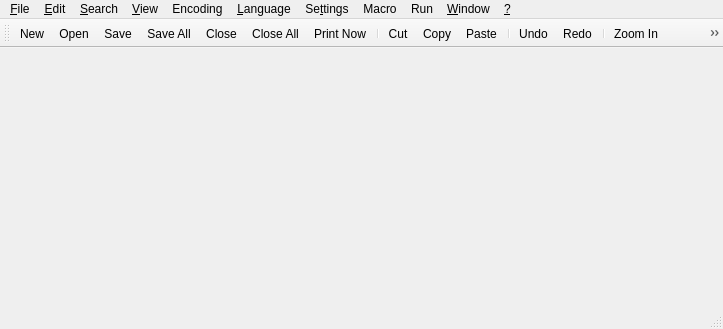
<?xml version="1.0" encoding="UTF-8"?>
<ui version="4.0">
 <class>MainWindow</class>
 <widget class="QMainWindow" name="MainWindow">
  <property name="geometry">
   <rect>
    <x>0</x>
    <y>0</y>
    <width>723</width>
    <height>329</height>
   </rect>
  </property>
  <property name="windowTitle">
   <string notr="true">Notepadqq</string>
  </property>
  <property name="windowIcon">
   <iconset resource="resources.qrc">
    <normaloff>:/icons/icons/notepadqq.svg</normaloff>:/icons/icons/notepadqq.svg</iconset>
  </property>
  <property name="documentMode">
   <bool>true</bool>
  </property>
  <widget class="QWidget" name="centralWidget">
   <layout class="QVBoxLayout" name="verticalLayout">
    <property name="leftMargin">
     <number>5</number>
    </property>
    <property name="topMargin">
     <number>0</number>
    </property>
    <property name="rightMargin">
     <number>5</number>
    </property>
    <property name="bottomMargin">
     <number>0</number>
    </property>
   </layout>
  </widget>
  <widget class="QMenuBar" name="menuBar">
   <property name="geometry">
    <rect>
     <x>0</x>
     <y>0</y>
     <width>723</width>
     <height>24</height>
    </rect>
   </property>
   <widget class="QMenu" name="menu_File">
    <property name="title">
     <string>&amp;File</string>
    </property>
    <addaction name="action_New"/>
    <addaction name="action_Open"/>
    <addaction name="actionReload_from_Disk"/>
    <addaction name="actionSave"/>
    <addaction name="actionSave_as"/>
    <addaction name="actionSave_a_Copy_As"/>
    <addaction name="actionSave_All"/>
    <addaction name="actionRename"/>
    <addaction name="actionClose"/>
    <addaction name="actionC_lose_All"/>
    <addaction name="actionClose_All_BUT_Current_Document"/>
    <addaction name="actionDelete_from_Disk"/>
    <addaction name="separator"/>
    <addaction name="actionLoad_Session"/>
    <addaction name="actionSave_Session"/>
    <addaction name="separator"/>
    <addaction name="actionPrint"/>
    <addaction name="actionPrint_Now"/>
    <addaction name="separator"/>
    <addaction name="separator"/>
    <addaction name="actionOpen_All_Recent_Files"/>
    <addaction name="actionEmpty_Recent_Files_List"/>
    <addaction name="separator"/>
    <addaction name="actionE_xit"/>
   </widget>
   <widget class="QMenu" name="menu_Edit">
    <property name="title">
     <string>&amp;Edit</string>
    </property>
    <widget class="QMenu" name="menuEOL_Conversion">
     <property name="title">
      <string>EOL Conversion</string>
     </property>
     <addaction name="actionWindows_Format"/>
     <addaction name="actionUNIX_Format"/>
     <addaction name="actionMac_Format"/>
    </widget>
    <widget class="QMenu" name="menuCopy_to_Clipboard">
     <property name="title">
      <string>Copy to Clipboard</string>
     </property>
     <addaction name="actionCurrent_Full_File_path_to_Clipboard"/>
     <addaction name="actionCurrent_Filename_to_Clipboard"/>
     <addaction name="actionCurrent_Directory_Path_to_Clipboard"/>
    </widget>
    <widget class="QMenu" name="menuIndent">
     <property name="title">
      <string>Indent</string>
     </property>
     <addaction name="actionIncrease_Line_Indent"/>
     <addaction name="actionDecrease_Line_Indent"/>
    </widget>
    <widget class="QMenu" name="menuConvert_Case_to">
     <property name="title">
      <string>Convert Case to</string>
     </property>
     <addaction name="actionUPPERCASE"/>
     <addaction name="actionLowercase"/>
    </widget>
    <addaction name="action_Undo"/>
    <addaction name="action_Redo"/>
    <addaction name="separator"/>
    <addaction name="actionCu_t"/>
    <addaction name="action_Copy"/>
    <addaction name="action_Paste"/>
    <addaction name="action_Delete"/>
    <addaction name="actionSelect_All"/>
    <addaction name="separator"/>
    <addaction name="menuCopy_to_Clipboard"/>
    <addaction name="menuIndent"/>
    <addaction name="menuConvert_Case_to"/>
    <addaction name="menuEOL_Conversion"/>
   </widget>
   <widget class="QMenu" name="menu_Search">
    <property name="title">
     <string>&amp;Search</string>
    </property>
   </widget>
   <widget class="QMenu" name="menu_View">
    <property name="title">
     <string>&amp;View</string>
    </property>
    <widget class="QMenu" name="menuShow_Symbol">
     <property name="title">
      <string>Show Symbol</string>
     </property>
     <addaction name="actionShow_White_Space_and_TAB"/>
     <addaction name="actionShow_End_of_Line"/>
     <addaction name="actionShow_All_Characters"/>
     <addaction name="separator"/>
     <addaction name="actionShow_Indent_Guide"/>
     <addaction name="actionShow_Wrap_Symbol"/>
    </widget>
    <widget class="QMenu" name="menuZoom">
     <property name="title">
      <string>Zoom</string>
     </property>
     <addaction name="actionZoom_In"/>
     <addaction name="actionZoom_Out"/>
     <addaction name="actionRestore_Default_Zoom"/>
    </widget>
    <widget class="QMenu" name="menuMove_Clone_Current_Document">
     <property name="title">
      <string>Move/Clone Current Document</string>
     </property>
     <addaction name="actionMove_to_Other_View"/>
     <addaction name="actionClone_to_Other_View"/>
     <addaction name="actionMove_to_New_Instance"/>
     <addaction name="actionOpen_in_New_Instance"/>
    </widget>
    <addaction name="separator"/>
    <addaction name="menuShow_Symbol"/>
    <addaction name="menuZoom"/>
    <addaction name="menuMove_Clone_Current_Document"/>
    <addaction name="actionWord_wrap"/>
    <addaction name="separator"/>
    <addaction name="actionText_Direction_RTL"/>
   </widget>
   <widget class="QMenu" name="menuEncoding">
    <property name="title">
     <string>Encoding</string>
    </property>
    <widget class="QMenu" name="menuCharacter_Set">
     <property name="title">
      <string>Convert to others</string>
     </property>
     <widget class="QMenu" name="menuArabic">
      <property name="title">
       <string>Arabic</string>
      </property>
      <addaction name="actionISO_8859_6"/>
      <addaction name="actionWindows_1259"/>
     </widget>
     <widget class="QMenu" name="menuBaltic">
      <property name="title">
       <string>Baltic</string>
      </property>
      <addaction name="actionISO_8859_4_Latin4"/>
      <addaction name="actionWindows_1260"/>
     </widget>
     <widget class="QMenu" name="menuCeltic">
      <property name="title">
       <string>Celtic</string>
      </property>
      <addaction name="actionISO_8859_14"/>
     </widget>
     <widget class="QMenu" name="menuCyrillic">
      <property name="title">
       <string>Cyrillic</string>
      </property>
      <addaction name="actionISO_8859_5"/>
      <addaction name="actionKOI8_R"/>
      <addaction name="actionKOI8_U"/>
      <addaction name="actionWindows_1252"/>
     </widget>
     <widget class="QMenu" name="menuCentral_European">
      <property name="title">
       <string>Central European</string>
      </property>
      <addaction name="actionISO_8859_16_Latin10"/>
      <addaction name="actionWindows_1261"/>
     </widget>
     <widget class="QMenu" name="menuChinese">
      <property name="title">
       <string>Chinese</string>
      </property>
      <addaction name="actionBig5"/>
      <addaction name="actionGB2312"/>
     </widget>
     <widget class="QMenu" name="menuEastern_European">
      <property name="title">
       <string>Eastern European</string>
      </property>
      <addaction name="actionISO_8859_2_Latin2"/>
      <addaction name="actionISO_8859_16_Latin10"/>
     </widget>
     <widget class="QMenu" name="menuGreek">
      <property name="title">
       <string>Greek</string>
      </property>
      <addaction name="actionISO_8859_7"/>
      <addaction name="actionWindows_1262"/>
     </widget>
     <widget class="QMenu" name="menuHebrew">
      <property name="title">
       <string>Hebrew</string>
      </property>
      <addaction name="actionISO_8859_8"/>
      <addaction name="actionWindows_1263"/>
     </widget>
     <widget class="QMenu" name="menuJapanese">
      <property name="title">
       <string>Japanese</string>
      </property>
      <addaction name="actionShift_JIS"/>
     </widget>
     <widget class="QMenu" name="menuKorean">
      <property name="title">
       <string>Korean</string>
      </property>
      <addaction name="actionEUC_KR"/>
     </widget>
     <widget class="QMenu" name="menuNorth_European">
      <property name="title">
       <string>North European</string>
      </property>
      <addaction name="actionISO_8859_10_Latin6"/>
     </widget>
     <widget class="QMenu" name="menuThai">
      <property name="title">
       <string>Thai</string>
      </property>
      <addaction name="actionTIS_621"/>
     </widget>
     <widget class="QMenu" name="menuTurkish">
      <property name="title">
       <string>Turkish</string>
      </property>
      <addaction name="actionISO_8859_3_Latin3"/>
      <addaction name="actionISO_8859_9_Latin5"/>
      <addaction name="actionWindows_1264"/>
     </widget>
     <widget class="QMenu" name="menuWestern_European">
      <property name="title">
       <string>Western European</string>
      </property>
      <addaction name="actionISO_8859_1_Latin1_2"/>
      <addaction name="actionISO_8859_9_Latin5_2"/>
      <addaction name="actionISO_8859_16_Latin10"/>
      <addaction name="actionWindows_1265"/>
     </widget>
     <widget class="QMenu" name="menuVietnamese">
      <property name="title">
       <string>Vietnamese</string>
      </property>
      <addaction name="actionWindows_1266"/>
     </widget>
     <addaction name="menuArabic"/>
     <addaction name="menuBaltic"/>
     <addaction name="menuCeltic"/>
     <addaction name="menuCyrillic"/>
     <addaction name="menuCentral_European"/>
     <addaction name="menuChinese"/>
     <addaction name="menuEastern_European"/>
     <addaction name="menuGreek"/>
     <addaction name="menuHebrew"/>
     <addaction name="menuJapanese"/>
     <addaction name="menuKorean"/>
     <addaction name="menuNorth_European"/>
     <addaction name="menuThai"/>
     <addaction name="menuTurkish"/>
     <addaction name="menuWestern_European"/>
     <addaction name="menuVietnamese"/>
    </widget>
    <addaction name="actionEncode_in_UTF_8"/>
    <addaction name="actionEncode_in_UTF_8_without_BOM"/>
    <addaction name="actionEncode_in_Windows_1252"/>
    <addaction name="actionEncode_in_UTF_16BE_UCS_2_Big_Endian"/>
    <addaction name="separator"/>
    <addaction name="actionUTF_8"/>
    <addaction name="actionUTF_8_with_BOM"/>
    <addaction name="actionWindows_1252_ANSI"/>
    <addaction name="actionUTF_16BE"/>
    <addaction name="actionUTF_16LE"/>
    <addaction name="menuCharacter_Set"/>
   </widget>
   <widget class="QMenu" name="menu_Language">
    <property name="title">
     <string>&amp;Language</string>
    </property>
   </widget>
   <widget class="QMenu" name="menuSe_ttings">
    <property name="title">
     <string>Se&amp;ttings</string>
    </property>
   </widget>
   <widget class="QMenu" name="menu_Window">
    <property name="title">
     <string>&amp;Window</string>
    </property>
   </widget>
   <widget class="QMenu" name="menu">
    <property name="title">
     <string>&amp;?</string>
    </property>
    <addaction name="actionAbout_Qt"/>
    <addaction name="actionAbout_Notepadqq"/>
   </widget>
   <widget class="QMenu" name="menuMacro">
    <property name="title">
     <string>Macro</string>
    </property>
    <addaction name="action_Start_Recording"/>
    <addaction name="action_Stop_Recording"/>
    <addaction name="action_Playback"/>
    <addaction name="actionSave_Currently_Recorded_Macro"/>
    <addaction name="actionRun_a_Macro_Multiple_Times"/>
    <addaction name="separator"/>
    <addaction name="actionTrim_Trailing_and_save"/>
    <addaction name="separator"/>
    <addaction name="actionModify_Shortcut_Delete_Macro"/>
   </widget>
   <widget class="QMenu" name="menuRun">
    <property name="title">
     <string>Run</string>
    </property>
    <addaction name="action_Run"/>
    <addaction name="separator"/>
    <addaction name="actionLaunch_in_Firefox"/>
    <addaction name="actionLaunch_in_Chromium"/>
    <addaction name="actionGet_php_help"/>
    <addaction name="actionGoogle_Search"/>
    <addaction name="actionWikipedia_Search"/>
    <addaction name="actionOpen_file"/>
    <addaction name="actionOpen_in_another_instance"/>
    <addaction name="actionOpen_containing_folder"/>
    <addaction name="actionOpen_current_dir_terminal"/>
    <addaction name="separator"/>
    <addaction name="actionModify_Shortcut_Delete_Command"/>
   </widget>
   <addaction name="menu_File"/>
   <addaction name="menu_Edit"/>
   <addaction name="menu_Search"/>
   <addaction name="menu_View"/>
   <addaction name="menuEncoding"/>
   <addaction name="menu_Language"/>
   <addaction name="menuSe_ttings"/>
   <addaction name="menuMacro"/>
   <addaction name="menuRun"/>
   <addaction name="menu_Window"/>
   <addaction name="menu"/>
  </widget>
  <widget class="QToolBar" name="mainToolBar">
   <property name="iconSize">
    <size>
     <width>16</width>
     <height>16</height>
    </size>
   </property>
   <attribute name="toolBarArea">
    <enum>TopToolBarArea</enum>
   </attribute>
   <attribute name="toolBarBreak">
    <bool>false</bool>
   </attribute>
   <addaction name="action_New"/>
   <addaction name="action_Open"/>
   <addaction name="actionSave"/>
   <addaction name="actionSave_All"/>
   <addaction name="actionClose"/>
   <addaction name="actionC_lose_All"/>
   <addaction name="actionPrint_Now"/>
   <addaction name="separator"/>
   <addaction name="actionCu_t"/>
   <addaction name="action_Copy"/>
   <addaction name="action_Paste"/>
   <addaction name="separator"/>
   <addaction name="action_Undo"/>
   <addaction name="action_Redo"/>
   <addaction name="separator"/>
   <addaction name="actionZoom_In"/>
   <addaction name="actionZoom_Out"/>
   <addaction name="separator"/>
   <addaction name="actionWord_wrap"/>
   <addaction name="actionShow_All_Characters"/>
   <addaction name="separator"/>
   <addaction name="action_Start_Recording"/>
   <addaction name="action_Stop_Recording"/>
   <addaction name="action_Playback"/>
   <addaction name="actionRun_a_Macro_Multiple_Times"/>
   <addaction name="actionSave_Currently_Recorded_Macro"/>
   <addaction name="separator"/>
  </widget>
  <widget class="QStatusBar" name="statusBar"/>
  <action name="action_Open">
   <property name="icon">
    <iconset resource="resources.qrc">
     <normaloff>:/icons/icons/fileopen.png</normaloff>:/icons/icons/fileopen.png</iconset>
   </property>
   <property name="text">
    <string>&amp;Open...</string>
   </property>
   <property name="shortcut">
    <string>Ctrl+O</string>
   </property>
  </action>
  <action name="action_New">
   <property name="icon">
    <iconset resource="resources.qrc">
     <normaloff>:/icons/icons/filenew.png</normaloff>:/icons/icons/filenew.png</iconset>
   </property>
   <property name="text">
    <string>&amp;New</string>
   </property>
   <property name="shortcut">
    <string>Ctrl+N</string>
   </property>
  </action>
  <action name="actionReload_from_Disk">
   <property name="text">
    <string>Reload from Disk</string>
   </property>
  </action>
  <action name="actionSave">
   <property name="icon">
    <iconset resource="resources.qrc">
     <normaloff>:/icons/icons/filesave.png</normaloff>:/icons/icons/filesave.png</iconset>
   </property>
   <property name="text">
    <string>&amp;Save</string>
   </property>
   <property name="shortcut">
    <string>Ctrl+S</string>
   </property>
  </action>
  <action name="actionSave_as">
   <property name="text">
    <string>Save &amp;As...</string>
   </property>
   <property name="toolTip">
    <string>Save As...</string>
   </property>
   <property name="shortcut">
    <string>Ctrl+Alt+S</string>
   </property>
  </action>
  <action name="actionSave_a_Copy_As">
   <property name="text">
    <string>Save a Copy As...</string>
   </property>
  </action>
  <action name="actionSave_All">
   <property name="icon">
    <iconset resource="resources.qrc">
     <normaloff>:/icons/icons/save_all.png</normaloff>:/icons/icons/save_all.png</iconset>
   </property>
   <property name="text">
    <string>Sav&amp;e All</string>
   </property>
   <property name="shortcut">
    <string>Ctrl+Shift+S</string>
   </property>
  </action>
  <action name="actionRename">
   <property name="text">
    <string>Rename...</string>
   </property>
  </action>
  <action name="actionClose">
   <property name="icon">
    <iconset resource="resources.qrc">
     <normaloff>:/icons/icons/fileclose.png</normaloff>:/icons/icons/fileclose.png</iconset>
   </property>
   <property name="text">
    <string>Close</string>
   </property>
   <property name="shortcut">
    <string>Ctrl+W</string>
   </property>
  </action>
  <action name="actionC_lose_All">
   <property name="icon">
    <iconset resource="resources.qrc">
     <normaloff>:/icons/icons/close_all.png</normaloff>:/icons/icons/close_all.png</iconset>
   </property>
   <property name="text">
    <string>C&amp;lose All</string>
   </property>
  </action>
  <action name="actionClose_All_BUT_Current_Document">
   <property name="text">
    <string>Close All BUT Current Document</string>
   </property>
  </action>
  <action name="actionDelete_from_Disk">
   <property name="text">
    <string>Delete from Disk</string>
   </property>
  </action>
  <action name="actionLoad_Session">
   <property name="text">
    <string>Load Session...</string>
   </property>
  </action>
  <action name="actionSave_Session">
   <property name="text">
    <string>Save Session...</string>
   </property>
  </action>
  <action name="actionPrint">
   <property name="text">
    <string>Print...</string>
   </property>
   <property name="shortcut">
    <string>Ctrl+P</string>
   </property>
  </action>
  <action name="actionPrint_Now">
   <property name="icon">
    <iconset resource="resources.qrc">
     <normaloff>:/icons/icons/printer.png</normaloff>:/icons/icons/printer.png</iconset>
   </property>
   <property name="text">
    <string>Print Now</string>
   </property>
  </action>
  <action name="actionOpen_All_Recent_Files">
   <property name="text">
    <string>Open All Recent Files</string>
   </property>
  </action>
  <action name="actionEmpty_Recent_Files_List">
   <property name="text">
    <string>Empty Recent Files List</string>
   </property>
  </action>
  <action name="actionE_xit">
   <property name="text">
    <string>E&amp;xit</string>
   </property>
   <property name="shortcut">
    <string>Ctrl+Q</string>
   </property>
  </action>
  <action name="action_Undo">
   <property name="icon">
    <iconset resource="resources.qrc">
     <normaloff>:/icons/icons/undo.png</normaloff>:/icons/icons/undo.png</iconset>
   </property>
   <property name="text">
    <string>&amp;Undo</string>
   </property>
   <property name="shortcut">
    <string>Ctrl+Z</string>
   </property>
  </action>
  <action name="action_Redo">
   <property name="icon">
    <iconset resource="resources.qrc">
     <normaloff>:/icons/icons/redo.png</normaloff>:/icons/icons/redo.png</iconset>
   </property>
   <property name="text">
    <string>&amp;Redo</string>
   </property>
   <property name="shortcut">
    <string>Ctrl+Shift+Z</string>
   </property>
  </action>
  <action name="actionCu_t">
   <property name="icon">
    <iconset resource="resources.qrc">
     <normaloff>:/icons/icons/editcut.png</normaloff>:/icons/icons/editcut.png</iconset>
   </property>
   <property name="text">
    <string>Cu&amp;t</string>
   </property>
   <property name="shortcut">
    <string>Ctrl+X</string>
   </property>
  </action>
  <action name="action_Copy">
   <property name="icon">
    <iconset resource="resources.qrc">
     <normaloff>:/icons/icons/editcopy.png</normaloff>:/icons/icons/editcopy.png</iconset>
   </property>
   <property name="text">
    <string>&amp;Copy</string>
   </property>
   <property name="shortcut">
    <string>Ctrl+C</string>
   </property>
  </action>
  <action name="action_Paste">
   <property name="icon">
    <iconset resource="resources.qrc">
     <normaloff>:/icons/icons/editpaste.png</normaloff>:/icons/icons/editpaste.png</iconset>
   </property>
   <property name="text">
    <string>&amp;Paste</string>
   </property>
   <property name="shortcut">
    <string>Ctrl+V</string>
   </property>
  </action>
  <action name="action_Delete">
   <property name="text">
    <string>&amp;Delete</string>
   </property>
   <property name="shortcut">
    <string>Del</string>
   </property>
  </action>
  <action name="actionSelect_All">
   <property name="text">
    <string>Select &amp;All</string>
   </property>
   <property name="shortcut">
    <string>Ctrl+A</string>
   </property>
  </action>
  <action name="actionAbout_Notepadqq">
   <property name="text">
    <string>About Notepadqq...</string>
   </property>
   <property name="shortcut">
    <string>F1</string>
   </property>
  </action>
  <action name="actionAbout_Qt">
   <property name="text">
    <string>About Qt...</string>
   </property>
  </action>
  <action name="actionWindows_Format">
   <property name="text">
    <string>Windows Format</string>
   </property>
  </action>
  <action name="actionUNIX_Format">
   <property name="text">
    <string>UNIX Format</string>
   </property>
  </action>
  <action name="actionMac_Format">
   <property name="text">
    <string>Mac Format</string>
   </property>
  </action>
  <action name="actionShow_End_of_Line">
   <property name="checkable">
    <bool>true</bool>
   </property>
   <property name="text">
    <string>Show End of Line</string>
   </property>
  </action>
  <action name="actionShow_White_Space_and_TAB">
   <property name="checkable">
    <bool>true</bool>
   </property>
   <property name="text">
    <string>Show White Space and TAB</string>
   </property>
  </action>
  <action name="actionShow_All_Characters">
   <property name="checkable">
    <bool>true</bool>
   </property>
   <property name="icon">
    <iconset resource="resources.qrc">
     <normaloff>:/icons/icons/all_chars.png</normaloff>:/icons/icons/all_chars.png</iconset>
   </property>
   <property name="text">
    <string>Show All Characters</string>
   </property>
  </action>
  <action name="actionShow_Indent_Guide">
   <property name="checkable">
    <bool>true</bool>
   </property>
   <property name="checked">
    <bool>true</bool>
   </property>
   <property name="text">
    <string>Show Indent Guide</string>
   </property>
  </action>
  <action name="actionShow_Wrap_Symbol">
   <property name="checkable">
    <bool>true</bool>
   </property>
   <property name="text">
    <string>Show Wrap Symbol</string>
   </property>
  </action>
  <action name="actionWord_wrap">
   <property name="checkable">
    <bool>true</bool>
   </property>
   <property name="icon">
    <iconset resource="resources.qrc">
     <normaloff>:/icons/icons/multirow.png</normaloff>:/icons/icons/multirow.png</iconset>
   </property>
   <property name="text">
    <string>Word wrap</string>
   </property>
  </action>
  <action name="actionText_Direction_RTL">
   <property name="checkable">
    <bool>true</bool>
   </property>
   <property name="text">
    <string>Text Direction RTL</string>
   </property>
  </action>
  <action name="actionCurrent_Full_File_path_to_Clipboard">
   <property name="text">
    <string>Current Full File Path to Clipboard</string>
   </property>
  </action>
  <action name="actionCurrent_Filename_to_Clipboard">
   <property name="text">
    <string>Current Filename to Clipboard</string>
   </property>
  </action>
  <action name="actionCurrent_Directory_Path_to_Clipboard">
   <property name="text">
    <string>Current Directory Path to Clipboard</string>
   </property>
  </action>
  <action name="actionIncrease_Line_Indent">
   <property name="text">
    <string>Increase Line Indent</string>
   </property>
   <property name="shortcut">
    <string>Tab</string>
   </property>
  </action>
  <action name="actionDecrease_Line_Indent">
   <property name="text">
    <string>Decrease Line Indent</string>
   </property>
   <property name="shortcut">
    <string>Shift+Tab</string>
   </property>
  </action>
  <action name="actionZoom_In">
   <property name="icon">
    <iconset resource="resources.qrc">
     <normaloff>:/icons/icons/viewmag+.png</normaloff>:/icons/icons/viewmag+.png</iconset>
   </property>
   <property name="text">
    <string>Zoom &amp;In</string>
   </property>
   <property name="shortcut">
    <string>Ctrl++</string>
   </property>
  </action>
  <action name="actionZoom_Out">
   <property name="icon">
    <iconset resource="resources.qrc">
     <normaloff>:/icons/icons/viewmag-.png</normaloff>:/icons/icons/viewmag-.png</iconset>
   </property>
   <property name="text">
    <string>Zoom &amp;Out</string>
   </property>
   <property name="shortcut">
    <string>Ctrl+-</string>
   </property>
  </action>
  <action name="actionRestore_Default_Zoom">
   <property name="icon">
    <iconset resource="resources.qrc">
     <normaloff>:/icons/icons/viewmag1.png</normaloff>:/icons/icons/viewmag1.png</iconset>
   </property>
   <property name="text">
    <string>Restore Default Zoom</string>
   </property>
   <property name="shortcut">
    <string>Ctrl+0</string>
   </property>
  </action>
  <action name="actionMove_to_Other_View">
   <property name="text">
    <string>Move to Other View</string>
   </property>
  </action>
  <action name="actionClone_to_Other_View">
   <property name="text">
    <string>Clone to Other View</string>
   </property>
  </action>
  <action name="actionMove_to_New_Instance">
   <property name="text">
    <string>Move to New Instance</string>
   </property>
  </action>
  <action name="actionOpen_in_New_Instance">
   <property name="text">
    <string>Open in New Instance</string>
   </property>
  </action>
  <action name="action_Start_Recording">
   <property name="icon">
    <iconset resource="resources.qrc">
     <normaloff>:/icons/icons/mix_record.png</normaloff>:/icons/icons/mix_record.png</iconset>
   </property>
   <property name="text">
    <string>&amp;Start Recording</string>
   </property>
  </action>
  <action name="action_Stop_Recording">
   <property name="enabled">
    <bool>false</bool>
   </property>
   <property name="icon">
    <iconset resource="resources.qrc">
     <normaloff>:/icons/icons/player_stop.png</normaloff>:/icons/icons/player_stop.png</iconset>
   </property>
   <property name="text">
    <string>&amp;Stop Recording</string>
   </property>
  </action>
  <action name="action_Playback">
   <property name="enabled">
    <bool>false</bool>
   </property>
   <property name="icon">
    <iconset resource="resources.qrc">
     <normaloff>:/icons/icons/player_play.png</normaloff>:/icons/icons/player_play.png</iconset>
   </property>
   <property name="text">
    <string>&amp;Playback</string>
   </property>
  </action>
  <action name="actionSave_Currently_Recorded_Macro">
   <property name="enabled">
    <bool>false</bool>
   </property>
   <property name="icon">
    <iconset resource="resources.qrc">
     <normaloff>:/icons/icons/savemacro.png</normaloff>:/icons/icons/savemacro.png</iconset>
   </property>
   <property name="text">
    <string>Save Currently Recorded Macro</string>
   </property>
  </action>
  <action name="actionRun_a_Macro_Multiple_Times">
   <property name="icon">
    <iconset resource="resources.qrc">
     <normaloff>:/icons/icons/player_fwd.png</normaloff>:/icons/icons/player_fwd.png</iconset>
   </property>
   <property name="text">
    <string>Run a Macro Multiple Times...</string>
   </property>
  </action>
  <action name="actionTrim_Trailing_and_save">
   <property name="text">
    <string>Trim Trailing and save</string>
   </property>
  </action>
  <action name="actionModify_Shortcut_Delete_Macro">
   <property name="text">
    <string>Modify Shortcut/Delete Macro...</string>
   </property>
  </action>
  <action name="actionUPPERCASE">
   <property name="text">
    <string>UPPERCASE</string>
   </property>
   <property name="shortcut">
    <string>Ctrl+Shift+U</string>
   </property>
  </action>
  <action name="actionLowercase">
   <property name="text">
    <string>lowercase</string>
   </property>
   <property name="shortcut">
    <string>Ctrl+U</string>
   </property>
  </action>
  <action name="actionWindows_1252_ANSI">
   <property name="text">
    <string>Convert to Windows-1252</string>
   </property>
  </action>
  <action name="actionUTF_8">
   <property name="text">
    <string>Convert to UTF-8</string>
   </property>
  </action>
  <action name="actionISO_8859_1_Latin1">
   <property name="text">
    <string>ISO-8859-1 (Latin1, CP819)</string>
   </property>
  </action>
  <action name="actionISO_8859_15_Latin9">
   <property name="text">
    <string>ISO-8859-15 (Latin9)</string>
   </property>
  </action>
  <action name="actionUTF_32">
   <property name="text">
    <string>UTF-32 (UCS-4)</string>
   </property>
  </action>
  <action name="actionUTF_32BE">
   <property name="text">
    <string>UTF-32BE (UCS-4 Big Endian)</string>
   </property>
  </action>
  <action name="actionUTF_32LE">
   <property name="text">
    <string>UTF-32LE (UCS-4 Little Endian)</string>
   </property>
  </action>
  <action name="actionUTF_16">
   <property name="text">
    <string>UTF-16 (UCS-2)</string>
   </property>
  </action>
  <action name="actionUTF_16BE">
   <property name="text">
    <string>Convert to UTF-16BE (UCS-2 Big Endian)</string>
   </property>
  </action>
  <action name="actionUTF_16LE">
   <property name="text">
    <string>Convert to UTF-16LE (UCS-2 Little Endian)</string>
   </property>
  </action>
  <action name="actionRoman8_hp_roman8">
   <property name="text">
    <string>Roman8 (hp-roman8)</string>
   </property>
  </action>
  <action name="actionTIS_620">
   <property name="text">
    <string>TIS-620</string>
   </property>
  </action>
  <action name="actionMacintosh_mac">
   <property name="text">
    <string>Macintosh (mac)</string>
   </property>
  </action>
  <action name="actionWindows_1258">
   <property name="text">
    <string>Windows-1258</string>
   </property>
  </action>
  <action name="actionWindows_1257">
   <property name="text">
    <string>Windows-1257</string>
   </property>
  </action>
  <action name="actionWindows_1256">
   <property name="text">
    <string>Windows-1256</string>
   </property>
  </action>
  <action name="actionWindows_1255">
   <property name="text">
    <string>Windows-1255</string>
   </property>
  </action>
  <action name="actionWindows_1254">
   <property name="text">
    <string>Windows-1254</string>
   </property>
  </action>
  <action name="actionWindows_1253">
   <property name="text">
    <string>Windows-1253</string>
   </property>
  </action>
  <action name="actionWindows_1251">
   <property name="text">
    <string>Windows-1251</string>
   </property>
  </action>
  <action name="actionWindows_1250">
   <property name="text">
    <string>Windows-1250</string>
   </property>
  </action>
  <action name="actionIBM866_CP866">
   <property name="text">
    <string>IBM866 (CP866)</string>
   </property>
  </action>
  <action name="actionUTF_8_with_BOM">
   <property name="text">
    <string>Convert to UTF-8 with BOM</string>
   </property>
  </action>
  <action name="actionISO_8859_6">
   <property name="text">
    <string>ISO-8859-6</string>
   </property>
  </action>
  <action name="actionWindows_1259">
   <property name="text">
    <string>Windows-1256</string>
   </property>
  </action>
  <action name="actionISO_8859_4_Latin4">
   <property name="text">
    <string>ISO-8859-4 (Latin4)</string>
   </property>
  </action>
  <action name="actionWindows_1260">
   <property name="text">
    <string>Windows-1257</string>
   </property>
  </action>
  <action name="actionISO_8859_14">
   <property name="text">
    <string>ISO-8859-14</string>
   </property>
  </action>
  <action name="actionISO_8859_5">
   <property name="text">
    <string>ISO-8859-5</string>
   </property>
  </action>
  <action name="actionKOI8_R">
   <property name="text">
    <string>KOI8-R</string>
   </property>
  </action>
  <action name="actionKOI8_U">
   <property name="text">
    <string>KOI8-U</string>
   </property>
  </action>
  <action name="actionWindows_1252">
   <property name="text">
    <string>Windows-1251</string>
   </property>
  </action>
  <action name="actionWindows_1261">
   <property name="text">
    <string>Windows-1250</string>
   </property>
  </action>
  <action name="actionBig5">
   <property name="text">
    <string>Big5</string>
   </property>
  </action>
  <action name="actionGB2312">
   <property name="text">
    <string>GB2312</string>
   </property>
  </action>
  <action name="actionISO_8859_2_Latin2">
   <property name="text">
    <string>ISO-8859-2 (Latin2)</string>
   </property>
  </action>
  <action name="actionISO_8859_7">
   <property name="text">
    <string>ISO-8859-7</string>
   </property>
  </action>
  <action name="actionWindows_1262">
   <property name="text">
    <string>Windows-1253</string>
   </property>
  </action>
  <action name="actionISO_8859_8">
   <property name="text">
    <string>ISO-8859-8</string>
   </property>
  </action>
  <action name="actionWindows_1263">
   <property name="text">
    <string>Windows-1255</string>
   </property>
  </action>
  <action name="actionShift_JIS">
   <property name="text">
    <string>Shift_JIS</string>
   </property>
  </action>
  <action name="actionEUC_KR">
   <property name="text">
    <string>EUC-KR</string>
   </property>
  </action>
  <action name="actionISO_8859_10_Latin6">
   <property name="text">
    <string>ISO-8859-10 (Latin6)</string>
   </property>
  </action>
  <action name="actionTIS_621">
   <property name="text">
    <string>TIS-620</string>
   </property>
  </action>
  <action name="actionISO_8859_3_Latin3">
   <property name="text">
    <string>ISO-8859-3 (Latin3)</string>
   </property>
  </action>
  <action name="actionISO_8859_9_Latin5">
   <property name="text">
    <string>ISO-8859-9 (Latin5)</string>
   </property>
  </action>
  <action name="actionWindows_1264">
   <property name="text">
    <string>Windows-1254</string>
   </property>
  </action>
  <action name="actionISO_8859_1_Latin1_2">
   <property name="text">
    <string>ISO-8859-1 (Latin1)</string>
   </property>
  </action>
  <action name="actionISO_8859_9_Latin5_2">
   <property name="text">
    <string>ISO-8859-9 (Latin5)</string>
   </property>
  </action>
  <action name="actionWindows_1265">
   <property name="text">
    <string>Windows-1252</string>
   </property>
  </action>
  <action name="actionWindows_1266">
   <property name="text">
    <string>Windows-1258</string>
   </property>
  </action>
  <action name="actionISO_8859_16_Latin10">
   <property name="text">
    <string>ISO-8859-16 (Latin10)</string>
   </property>
  </action>
  <action name="actionEncode_in_UTF_8">
   <property name="text">
    <string>Encode in UTF-8</string>
   </property>
  </action>
  <action name="actionEncode_in_UTF_8_without_BOM">
   <property name="text">
    <string>Encode in UTF-8 without BOM</string>
   </property>
  </action>
  <action name="actionEncode_in_Windows_1252">
   <property name="text">
    <string>Encode in Windows-1252</string>
   </property>
  </action>
  <action name="actionEncode_in_UTF_16BE_UCS_2_Big_Endian">
   <property name="text">
    <string>Encode in UTF-16BE (UCS-2 Big Endian)</string>
   </property>
  </action>
  <action name="action_Run">
   <property name="text">
    <string>&amp;Run...</string>
   </property>
  </action>
  <action name="actionLaunch_in_Firefox">
   <property name="text">
    <string>Launch in Firefox</string>
   </property>
  </action>
  <action name="actionLaunch_in_Chromium">
   <property name="text">
    <string>Launch in Chromium</string>
   </property>
  </action>
  <action name="actionGet_php_help">
   <property name="text">
    <string>Get php help</string>
   </property>
  </action>
  <action name="actionGoogle_Search">
   <property name="text">
    <string>Google Search</string>
   </property>
  </action>
  <action name="actionWikipedia_Search">
   <property name="text">
    <string>Wikipedia Search</string>
   </property>
  </action>
  <action name="actionOpen_file">
   <property name="text">
    <string>Open file</string>
   </property>
  </action>
  <action name="actionOpen_containing_folder">
   <property name="text">
    <string>Open containing folder</string>
   </property>
  </action>
  <action name="actionOpen_in_another_instance">
   <property name="text">
    <string>Open in another instance</string>
   </property>
  </action>
  <action name="actionOpen_current_dir_terminal">
   <property name="text">
    <string>Open current dir terminal</string>
   </property>
  </action>
  <action name="actionModify_Shortcut_Delete_Command">
   <property name="text">
    <string>Modify Shortcut / Delete Command...</string>
   </property>
  </action>
 </widget>
 <layoutdefault spacing="6" margin="11"/>
 <resources>
  <include location="resources.qrc"/>
 </resources>
 <connections/>
</ui>
